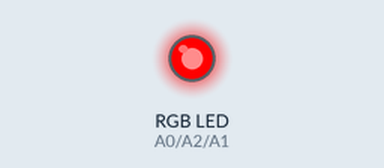
Recording of a sketch running on a simulated Arduino Uno, built with avr-gcc and run on an emulated ATmega328P. Shown: an RGB LED mixed from three pins (HIGH = lit).

Above: at 0.5 s.
At 1.5 s:
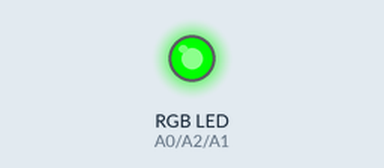
At 2.5 s:
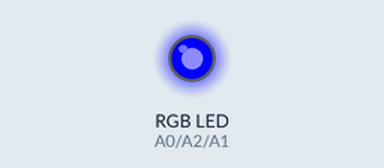
At 3.5 s:
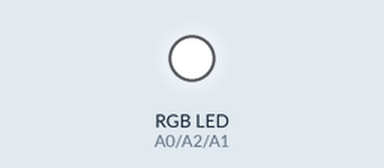
Timing chart, 0 to 5.2 s (numbered marks = the images above):
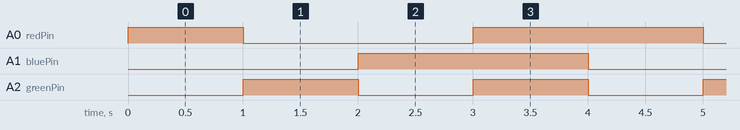

The sketch:

RGB.ino
```cpp
int redPin = A0;
int greenPin = A2;
int bluePin = A1;

void setup() {
  // put your setup code here, to run once:
  pinMode(redPin, OUTPUT);
  pinMode(greenPin, OUTPUT);
  pinMode(bluePin, OUTPUT);
}

void loop() {
  // put your main code here, to run repeatedly:
  turnOnRGB(255,0,0);
  delay(1000);
  turnOnRGB(0,255,0);
  delay(1000);
  turnOnRGB(0,0,255);
  delay(1000);
  turnOnRGB(255,255,255);
  delay(1000);
}

void turnOnRGB( int red, int green, int blue)
{
  analogWrite(redPin, red);
  analogWrite(greenPin, green);
  analogWrite(bluePin, blue);
}
```

Measured:
- by itself, A0 (redPin): repeats every 4.0 s: LOW 2.0 s, HIGH 2.0 s
- by itself, A1 (bluePin): alternates HIGH for 2.0 s and LOW for 2.0 s
- by itself, A2 (greenPin): alternates HIGH for 1.0 s and LOW for 1.0 s
